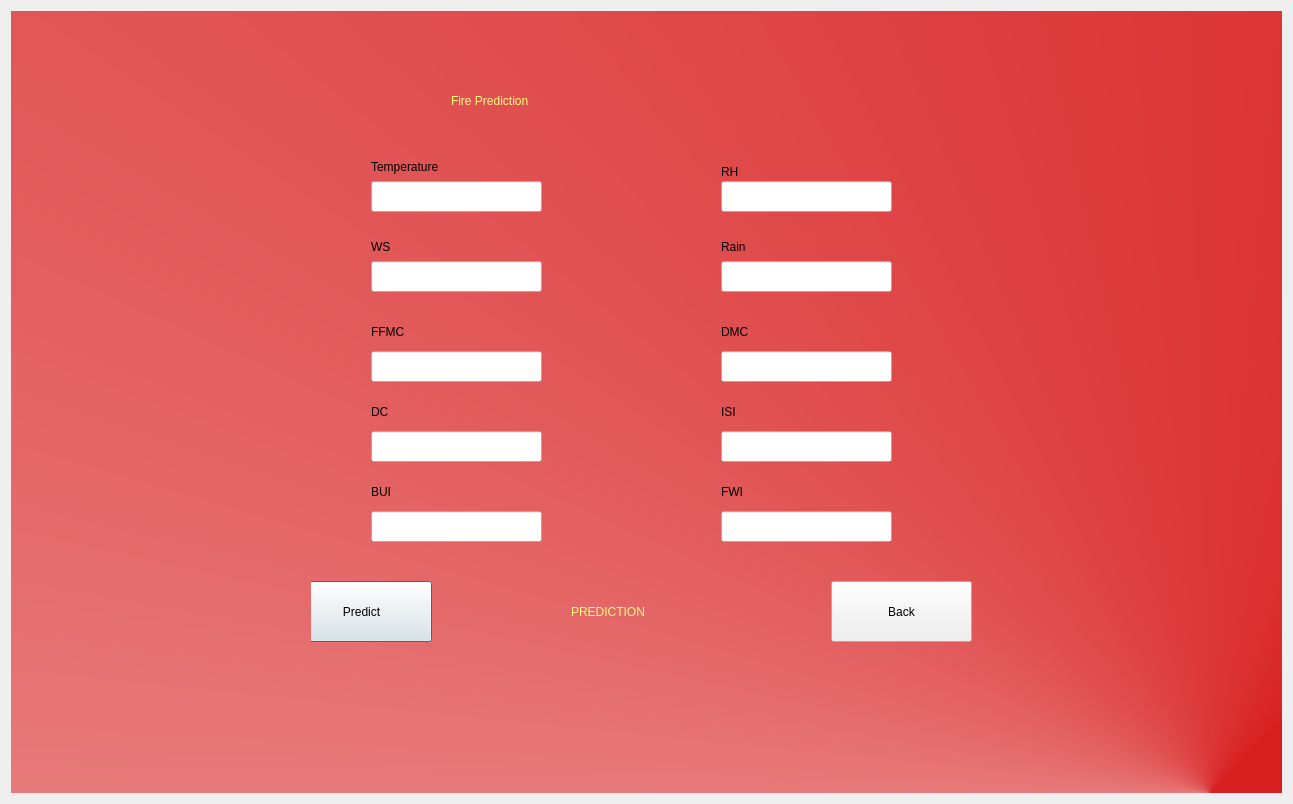
<?xml version="1.0" encoding="UTF-8"?>
<ui version="4.0">
 <class>Dialog</class>
 <widget class="QDialog" name="Dialog">
  <property name="geometry">
   <rect>
    <x>0</x>
    <y>0</y>
    <width>1293</width>
    <height>804</height>
   </rect>
  </property>
  <property name="windowTitle">
   <string>Dialog</string>
  </property>
  <layout class="QVBoxLayout" name="verticalLayout">
   <item>
    <widget class="QWidget" name="bgwidget" native="true">
     <property name="styleSheet">
      <string notr="true">QWidget#bgwidget{
background-color:qconicalgradient(cx:0.943, cy:1, angle:0, stop:0.159091 rgba(216, 31, 32, 255), stop:1 rgba(255, 255, 255, 255));}</string>
     </property>
     <widget class="QWidget" name="prediction" native="true">
      <property name="geometry">
       <rect>
        <x>300</x>
        <y>60</y>
        <width>751</width>
        <height>651</height>
       </rect>
      </property>
      <property name="styleSheet">
       <string notr="true">QWidget#bgwidget{
background-color:qconicalgradient(cx:0.943, cy:1, angle:0, stop:0.159091 rgba(216, 31, 32, 255), stop:1 rgba(255, 255, 255, 255));}</string>
      </property>
      <widget class="QLabel" name="text1">
       <property name="geometry">
        <rect>
         <x>140</x>
         <y>-10</y>
         <width>411</width>
         <height>81</height>
        </rect>
       </property>
       <property name="styleSheet">
        <string notr="true">font: 80 20pt &quot;Arial Black&quot;;
color:rgb(255, 255, 127)</string>
       </property>
       <property name="text">
        <string>&lt;html&gt;&lt;head/&gt;&lt;body&gt;&lt;p&gt;Fire Prediction&lt;/p&gt;&lt;/body&gt;&lt;/html&gt;</string>
       </property>
      </widget>
      <widget class="QPushButton" name="predict2">
       <property name="geometry">
        <rect>
         <x>-20</x>
         <y>510</y>
         <width>141</width>
         <height>61</height>
        </rect>
       </property>
       <property name="styleSheet">
        <string notr="true">font: 75 bold 14pt &quot;HoloLens MDL2 Assets&quot;;</string>
       </property>
       <property name="text">
        <string>Predict</string>
       </property>
      </widget>
      <widget class="QLabel" name="labelcrop">
       <property name="geometry">
        <rect>
         <x>260</x>
         <y>520</y>
         <width>141</width>
         <height>41</height>
        </rect>
       </property>
       <property name="styleSheet">
        <string notr="true">color:rgb(255, 255, 127);
font: 75 12pt &quot;MS Shell Dlg 2&quot;;</string>
       </property>
       <property name="text">
        <string>PREDICTION</string>
       </property>
      </widget>
      <widget class="QLineEdit" name="Tline1">
       <property name="geometry">
        <rect>
         <x>60</x>
         <y>110</y>
         <width>171</width>
         <height>31</height>
        </rect>
       </property>
      </widget>
      <widget class="QLineEdit" name="line2RH">
       <property name="geometry">
        <rect>
         <x>410</x>
         <y>110</y>
         <width>171</width>
         <height>31</height>
        </rect>
       </property>
      </widget>
      <widget class="QLineEdit" name="line3WS">
       <property name="geometry">
        <rect>
         <x>60</x>
         <y>190</y>
         <width>171</width>
         <height>31</height>
        </rect>
       </property>
      </widget>
      <widget class="QLineEdit" name="line4Rain">
       <property name="geometry">
        <rect>
         <x>410</x>
         <y>190</y>
         <width>171</width>
         <height>31</height>
        </rect>
       </property>
      </widget>
      <widget class="QLineEdit" name="line7DC">
       <property name="geometry">
        <rect>
         <x>60</x>
         <y>360</y>
         <width>171</width>
         <height>31</height>
        </rect>
       </property>
      </widget>
      <widget class="QLineEdit" name="line6DMC">
       <property name="geometry">
        <rect>
         <x>410</x>
         <y>280</y>
         <width>171</width>
         <height>31</height>
        </rect>
       </property>
      </widget>
      <widget class="QLineEdit" name="line5FFMC">
       <property name="geometry">
        <rect>
         <x>60</x>
         <y>280</y>
         <width>171</width>
         <height>31</height>
        </rect>
       </property>
      </widget>
      <widget class="QLabel" name="labelsoil_2">
       <property name="geometry">
        <rect>
         <x>410</x>
         <y>160</y>
         <width>61</width>
         <height>31</height>
        </rect>
       </property>
       <property name="styleSheet">
        <string notr="true">font: 14pt &quot;MS Shell Dlg 2&quot;;</string>
       </property>
       <property name="text">
        <string>Rain</string>
       </property>
      </widget>
      <widget class="QLabel" name="labelsoil_4">
       <property name="geometry">
        <rect>
         <x>410</x>
         <y>250</y>
         <width>91</width>
         <height>21</height>
        </rect>
       </property>
       <property name="styleSheet">
        <string notr="true">font: 14pt &quot;MS Shell Dlg 2&quot;;</string>
       </property>
       <property name="text">
        <string>DMC</string>
       </property>
      </widget>
      <widget class="QLabel" name="labelsoil_5">
       <property name="geometry">
        <rect>
         <x>60</x>
         <y>240</y>
         <width>141</width>
         <height>41</height>
        </rect>
       </property>
       <property name="styleSheet">
        <string notr="true">font: 14pt &quot;MS Shell Dlg 2&quot;;</string>
       </property>
       <property name="text">
        <string>FFMC</string>
       </property>
      </widget>
      <widget class="QLabel" name="labelsoil_6">
       <property name="geometry">
        <rect>
         <x>60</x>
         <y>80</y>
         <width>121</width>
         <height>31</height>
        </rect>
       </property>
       <property name="styleSheet">
        <string notr="true">font: 11pt &quot;MS Shell Dlg 2&quot;;</string>
       </property>
       <property name="text">
        <string>Temperature</string>
       </property>
      </widget>
      <widget class="QLabel" name="labelsoil_7">
       <property name="geometry">
        <rect>
         <x>60</x>
         <y>160</y>
         <width>141</width>
         <height>31</height>
        </rect>
       </property>
       <property name="styleSheet">
        <string notr="true">font: 13pt &quot;MS Shell Dlg 2&quot;;</string>
       </property>
       <property name="text">
        <string>WS</string>
       </property>
      </widget>
      <widget class="QLabel" name="labelsoil_8">
       <property name="geometry">
        <rect>
         <x>410</x>
         <y>80</y>
         <width>141</width>
         <height>41</height>
        </rect>
       </property>
       <property name="styleSheet">
        <string notr="true">font: 14pt &quot;MS Shell Dlg 2&quot;;</string>
       </property>
       <property name="text">
        <string>RH</string>
       </property>
      </widget>
      <widget class="QLabel" name="labelsoil_9">
       <property name="geometry">
        <rect>
         <x>410</x>
         <y>320</y>
         <width>141</width>
         <height>41</height>
        </rect>
       </property>
       <property name="styleSheet">
        <string notr="true">font: 14pt &quot;MS Shell Dlg 2&quot;;</string>
       </property>
       <property name="text">
        <string>ISI</string>
       </property>
      </widget>
      <widget class="QPushButton" name="back">
       <property name="geometry">
        <rect>
         <x>520</x>
         <y>510</y>
         <width>141</width>
         <height>61</height>
        </rect>
       </property>
       <property name="styleSheet">
        <string notr="true">font: 75 bold 14pt &quot;HoloLens MDL2 Assets&quot;;</string>
       </property>
       <property name="text">
        <string>Back</string>
       </property>
      </widget>
      <widget class="QLineEdit" name="line8ISI">
       <property name="geometry">
        <rect>
         <x>410</x>
         <y>360</y>
         <width>171</width>
         <height>31</height>
        </rect>
       </property>
      </widget>
      <widget class="QLineEdit" name="line9BUI">
       <property name="geometry">
        <rect>
         <x>60</x>
         <y>440</y>
         <width>171</width>
         <height>31</height>
        </rect>
       </property>
      </widget>
      <widget class="QLineEdit" name="line10FWI">
       <property name="geometry">
        <rect>
         <x>410</x>
         <y>440</y>
         <width>171</width>
         <height>31</height>
        </rect>
       </property>
      </widget>
      <widget class="QLabel" name="labelsoil_10">
       <property name="geometry">
        <rect>
         <x>60</x>
         <y>320</y>
         <width>141</width>
         <height>41</height>
        </rect>
       </property>
       <property name="styleSheet">
        <string notr="true">font: 14pt &quot;MS Shell Dlg 2&quot;;</string>
       </property>
       <property name="text">
        <string>DC</string>
       </property>
      </widget>
      <widget class="QLabel" name="labelsoil_11">
       <property name="geometry">
        <rect>
         <x>60</x>
         <y>400</y>
         <width>141</width>
         <height>41</height>
        </rect>
       </property>
       <property name="styleSheet">
        <string notr="true">font: 14pt &quot;MS Shell Dlg 2&quot;;</string>
       </property>
       <property name="text">
        <string>BUI</string>
       </property>
      </widget>
      <widget class="QLabel" name="labelsoil_12">
       <property name="geometry">
        <rect>
         <x>410</x>
         <y>400</y>
         <width>141</width>
         <height>41</height>
        </rect>
       </property>
       <property name="styleSheet">
        <string notr="true">font: 14pt &quot;MS Shell Dlg 2&quot;;</string>
       </property>
       <property name="text">
        <string>FWI</string>
       </property>
      </widget>
     </widget>
    </widget>
   </item>
  </layout>
 </widget>
 <resources/>
 <connections/>
</ui>
